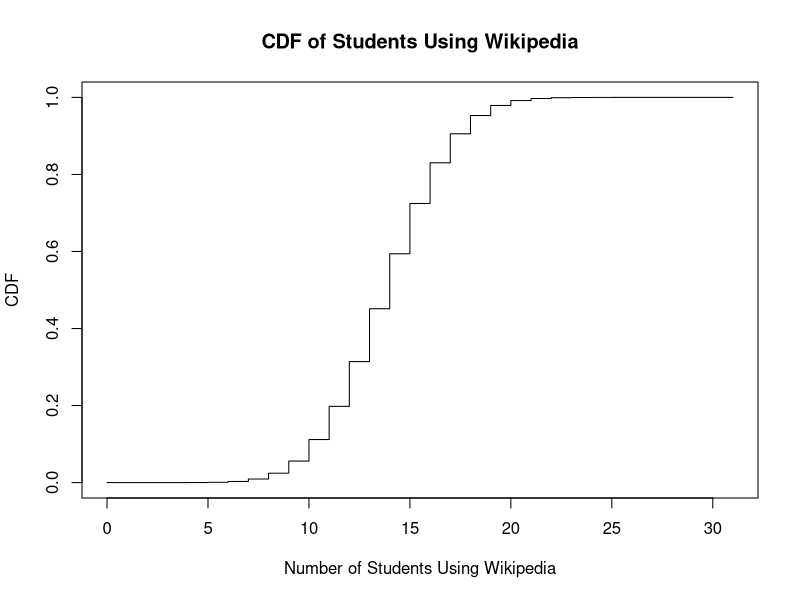

R code for this plot:
#at only extreme pointswe canc alculate the vallue using pbinom!!!
#dpois(a,lambda)
#ppois(50,50)-ppois(47,50) because of the given range if 48-50 toh use 47 in ppois
#dhyper(a,m,n,k)
#a=3
#k=5
#m=total defective
#n=total non defective
#in binomial
#d/p binom
#d/p 
#seq(0,31)
#pmf<-dbinom(x,31,.447) range pe
#plot(x,pmf)
#cdf<-pbinom(x,31,.447) point pe
#diff()
pbinom(9, 12,1/6)-pbinom(6, 12,1/6)
#there are 2 functions p functions for continuous points, d functions for single point
#Q1
#P(7<=x<=9) = P(9)-P(6)
#binomial distribution parameters - n and probability of success
#prob of success direct jinn cases mai nikal jaaye
#binomial distribution question mai nahi diya hoga
# pbinom(9, size=12, prob=1/6)-pbinom(6, size=12, prob=1/6) #binomial distribution 

#Q2
#normal distribution parameters- mean, sd
#normal distribution question mai diya hoga
# pnorm(84, mean = 72, sd=15.2)#prob of x<=84 but we want porb of x>=84
# pnorm(84, mean = 72, sd=15.2, lower.tail = FALSE) #prob of x>=84

#Q3
#poisson distribution -  recurring events in a particular time frame
#poisson distribution parameters - avg of event in a particular time frame, here 5 cars arrive therefore average is 5
# X - number of cars between 10 and 11
# prob of no cars arriving therefore, x=0
# dpois(0, lambda = 5)

# lambda = 5*10(no of hours)
# ppois(50, lambda = 50)-ppois(47, lambda = 50)
#or
# dpois(48, 50)+dpois(49, 50)+dpois(50, 50)

#Q4
#use hypergeometric when the problem is a sub problem of another
#hypergeometric distribution parameters - jinki probab nikaalni uske total pieces(total defective), jitne bache pieces hai(total non defectives), jitne pieces uthaaye hai(5)  
# dhyper(3, m = 17, n = 233, k = 5)

#Q5
# (a) 
# success failure case hai, toh binom distribution hai
# pmf values - d functions
# cdf values - p functions
# n = 31, p =0.447, x - no of students who uses wikipedia

# (b)
# x=seq(0, 31)
# pmf<-c()
# for (i in 1:length(x)) {
#    pmf[i] = dbinom(x[i], size=31, prob=0.447)
# }
# pmf
# plot(x,pmf)
x <- seq(0, 31)
cdf <- c()

# Calculate the cumulative probabilities
for (i in 1:length(x)) {
  cdf[i] <- pbinom(x[i], size = 31, prob = 0.447)
}

# Adjust the plot margins
par(mar = c(5, 5, 4, 2))

# Create a PDF file for the plot
pdf("my_plot.pdf", width = 8, height = 6)

# Create the plot
plot(x, cdf, type = "s", ylim = c(0, 1), xlab = "Number of Students Using Wikipedia", ylab = "CDF", main = "CDF of Students Using Wikipedia")

# Close the PDF file
dev.off()


# (d)
# n=31
# p=0.447
# mean = n*p
# variance = n*p*(1-p)
# std = sqrt(variance)
# print(mean)
# print(variance)
# print(std)